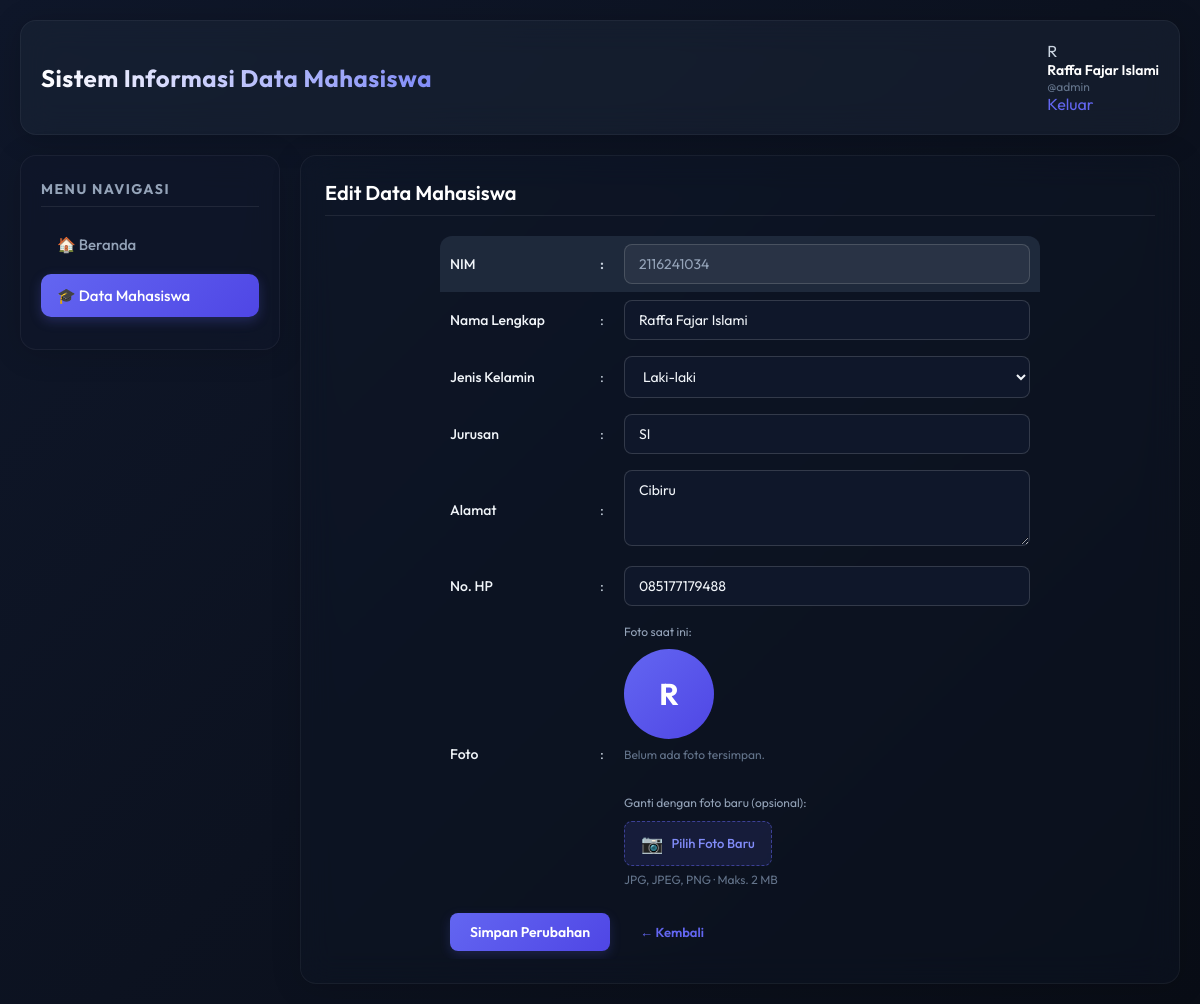
The app's page /index.php?page=edit-mahasiswa&nim=2116241034 (signed in) with its own data.
### tables this page shows
CREATE TABLE `mahasiswa` (
  `nim` varchar(15) NOT NULL,
  `nama` varchar(100) NOT NULL,
  `jenis_kelamin` enum('Laki-laki','Perempuan') NOT NULL,
  `jurusan` varchar(50) NOT NULL,
  `alamat` text NOT NULL,
  `no_hp` varchar(15) NOT NULL,
  `foto` varchar(255) DEFAULT NULL
);

### edit-mahasiswa.php (the view, shortened to what this page needs)
<h3>Edit Data Mahasiswa</h3>
<?php
include('koneksi.php');
$nim = mysqli_real_escape_string($koneksi, $_GET['nim']);
$show = mysqli_query($koneksi, "SELECT * FROM mahasiswa WHERE nim='$nim'") or die(mysqli_error($koneksi));
if (mysqli_num_rows($show) == 0) {
    echo "<script>alert('Error: Data mahasiswa tidak ditemukan!'); window.location.href='index.php?page=mahasiswa';</script>";
    exit;
} else {
    $data = mysqli_fetch_assoc($show);
}
?>
<form name="editForm" action="" method="post" enctype="multipart/form-data" onsubmit="return validateForm();">
    <table cellpadding="3" cellspacing="0">
        <tr>
            <td>NIM</td>
            <td>:</td>
            <td>
                <input type="text" name="nim" value="<?php echo htmlspecialchars($data['nim']); ?>" readonly
                       style="background:rgba(255,255,255,0.05);color:#94a3b8;cursor:not-allowed;">
            </td>
        </tr>
        <tr>
            <td>Nama Lengkap</td>
            <td>:</td>
            <td><input type="text" name="nama" value="<?php echo htmlspecialchars($data['nama']); ?>" required></td>
        </tr>
        <tr>
            <td>Jenis Kelamin</td>
            <td>:</td>
            <td>
                <select name="jenis_kelamin" required>
                    <option value="Laki-laki"  <?php if ($data['jenis_kelamin'] == 'Laki-laki')  echo 'selected'; ?>>Laki-laki</option>
                </select>
            </td>
        </tr>
        <tr>
            <td>Jurusan</td>
            <td>:</td>
            <td><input type="text" name="jurusan" value="<?php echo htmlspecialchars($data['jurusan']); ?>" required></td>
        </tr>
        <tr>
            <td>Alamat</td>
            <td>:</td>
            <td><textarea name="alamat" rows="3" required style="resize:vertical;"><?php echo htmlspecialchars($data['alamat']); ?></textarea></td>
        </tr>
        <tr>
            <td>No. HP</td>
            <td>:</td>
            <td><input type="text" name="no_hp" value="<?php echo htmlspecialchars($data['no_hp']); ?>" required></td>
        </tr>
        <tr>
            <td>Foto</td>
            <td>:</td>
            <td>
                <div style="display:flex; flex-direction:column; gap:14px;">
                    <div>
                        <p style="font-size:12px; color:#94a3b8; margin-bottom:8px;">Foto saat ini:</p>
                        <?php if (!empty($data['foto']) && file_exists('uploads/' . $data['foto'])): ?>
                            <img src="uploads/<?php echo htmlspecialchars($data['foto']); ?>" alt="Foto Mahasiswa"
                                 style="width:90px;height:90px;object-fit:cover;border-radius:50%;border:3px solid rgba(99,102,241,0.5);box-shadow:0 4px 15px rgba(99,102,241,0.2);">
                        <?php else: ?>
                            <div style="width:90px;height:90px;border-radius:50%;background:linear-gradient(135deg,#6366f1,#4f46e5);display:flex;align-items:center;justify-content:center;font-weight:700;font-size:30px;color:#fff;">
                                <?php echo strtoupper(substr($data['nama'], 0, 1)); ?>
                            </div>
                            <p style="font-size:12px; color:#64748b; margin-top:6px;">Belum ada foto tersimpan.</p>
                        <?php endif; ?>
                    </div>
                    <div>
                        <p style="font-size:12px; color:#94a3b8; margin-bottom:8px;">Ganti dengan foto baru (opsional):</p>
                        <label for="foto-input-edit" style="display:inline-flex;align-items:center;gap:8px;background:rgba(99,102,241,0.12);border:1px dashed rgba(99,102,241,0.5);border-radius:8px;padding:10px 16px;color:#818cf8;font-weight:500;cursor:pointer;font-size:13px;width:fit-content;">
                            <span style="font-size:18px;">&#128247;</span> Pilih Foto Baru
                        </label>
                        <span id="foto-name-edit" style="display:block; font-size:12px; color:#64748b; margin-top:6px;">JPG, JPEG, PNG · Maks. 2 MB</span>
                    </div>
                </div>
            </td>
        </tr>
        <tr>
            <td colspan="3" style="padding-top:18px;">
                <button type="submit" name="kirim">Simpan Perubahan</button>
                <a href="index.php?page=mahasiswa" style="margin-left:15px; font-weight:600;">&#8592; Kembali</a>
            </td>
        </tr>
    </table>
</form>

### main.css (style rules this page uses)
* { padding: 0; margin: 0; box-sizing: border-box; font-family: 'Outfit', 'Verdana', Arial, sans-serif; }
body { background: #090d16; color: #cbd5e1; min-height: 100vh; display: flex; justify-content: center; align-items: stretch; }
a { text-decoration: none; color: #6366f1; transition: all 0.2s ease-in-out; }
.middle h3 { font-size: 20px; font-weight: 600; color: #ffffff; margin-bottom: 20px; padding-bottom: 10px; border-bottom: 1px solid rgba(255, 255, 255, 0.08); }
.middle p { margin-bottom: 15px; line-height: 1.6; }
table { width: 100% !important; border-collapse: separate; border-spacing: 0; margin-top: 15px; margin-bottom: 20px; border-radius: 12px; overflow: hidden; border: 1px solid rgba(255, 255, 255, 0.08); background: rgba(30, 41, 59, 0.2); }
tr:first-child, tr.header-row { background: #1e293b !important; font-weight: 600 !important; color: #ffffff !important; text-align: left; }
td, th { padding: 14px 16px; border-bottom: 1px solid rgba(255, 255, 255, 0.08); font-size: 14px; color: #cbd5e1; }
tr:last-child td { border-bottom: none; }
table a { display: inline-block; padding: 6px 12px; border-radius: 6px; font-size: 13px; font-weight: 500; margin: 2px; }
input[type="text"], input[type="password"], input[type="date"], select, textarea { width: 100%; background: #0f172a; border: 1px solid rgba(255, 255, 255, 0.15); border-radius: 8px; color: #f1f5f9; padding: 10px 14px; font-size: 14px; outline: none; transition: all 0.2s ease; }
button, input[type="submit"] { background: linear-gradient(135deg, #6366f1 0%, #4f46e5 100%); color: #ffffff; border: none; padding: 10px 20px; font-size: 14px; font-weight: 600; border-radius: 8px; cursor: pointer; transition: all 0.2s ease; box-shadow: 0 4px 12px rgba(99, 102, 241, 0.2); }
form table { border: none; background: transparent; max-width: 600px; margin: 0 auto; }
form table tr { background: transparent !important; }
form table td { border: none; padding: 8px 10px; }
form table td:first-child { font-weight: 500; color: #f1f5f9; width: 150px; }
form table td:nth-child(2) { width: 20px; }

### records on screen
mahasiswa: nim "2116241034", nama "Raffa Fajar Islami", jenis_kelamin "Laki-laki", jurusan "SI", alamat "Cibiru", no_hp "085177179488", nama "R"

### other values on screen
substr($_SESSION['admin_nama'], 0, 1) "R"
$_SESSION['admin_nama'] "Raffa Fajar Islami"
$_SESSION['admin_username'] "admin"
